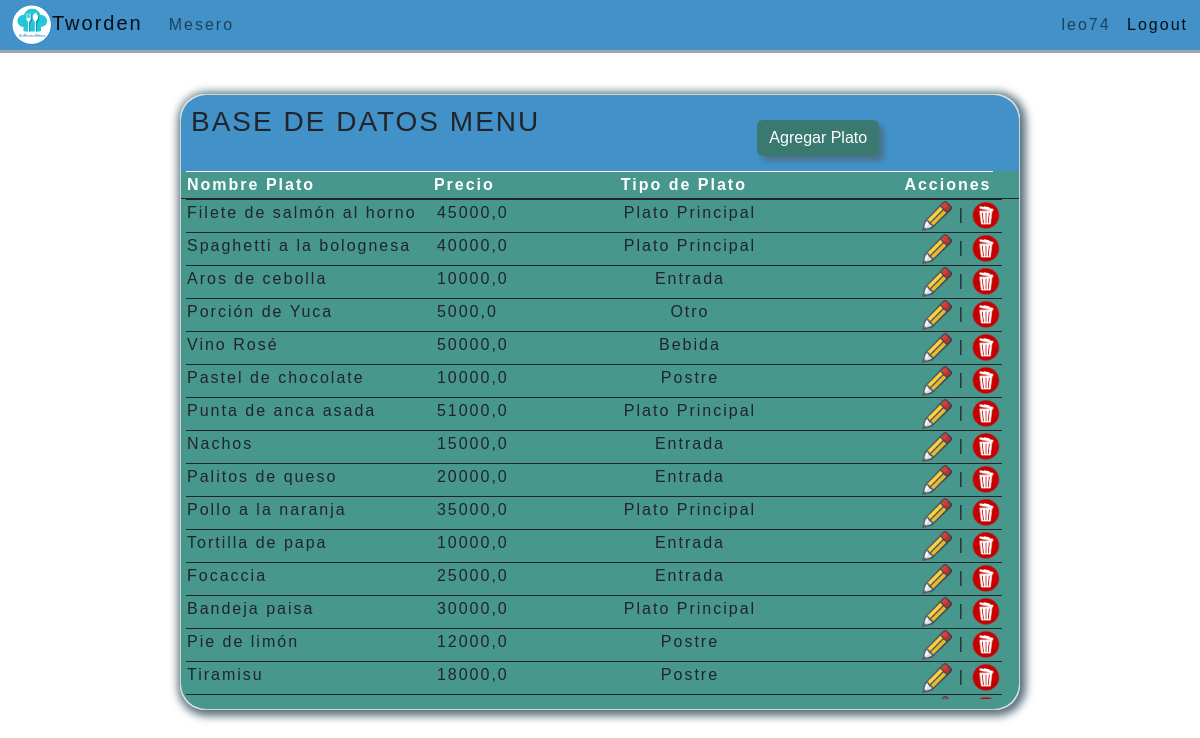
Screenshot of /menu (signed in) with the database file from the repository.
### paginas/models.py (models this page shows, shortened)
class Menu(models.Model):
    id = models.AutoField(primary_key=True)
    nombre_plato= models.CharField(max_length=155, blank=False, null=False)
    precio= models.FloatField(null=False, blank=False)
    descripcion= models.TextField(max_length=255, blank=True, null=True)
    tipo_plato= models.CharField (
        max_length=50,
        choices=[('Entrada', 'Entrada'), ('Plato Principal', 'Plato Principal'), ('Postre', 'Postre'), ('Bebida', 'Bebida'), ('Otro', 'Otro')]
    )

### paginas/views.py (the view)
# urls.py: path('menu', views.menu, name='menu'),
@login_required(login_url='/accounts/login/')
def menu(request):
    platos = Menu.objects.all()
    context = {'platos': platos}
    return render(request,'menu.html', context)

### paginas/templates/menu.html (shortened to what this page needs)
{% extends "base.html" %}
{% block contenido %}
{% load static %}
<br><br><br><br><br><br>
<div class="tarjeta1">
    <div class="titulo table-title">
        <div  class="row">
            <div class="col-sm-8">
                <h3> BASE DE DATOS MENU </h3>
            </div>
            <div class="col-sm-4">
                <a href="{% url 'crear-plato' %}">
                    <button type="submit" class="btn btn-primary">Agregar Plato</button>
                </a>
            </div>
        </div>
    </div>
    <table class="table1 table-borderless">
        <thead class="thead1">
        <tr class="tr1">
            <th class="th1 table-dark" >Nombre Plato</th>
            <th class="th2 table-dark" >Precio</th>
            <th class="th3 table-dark" >Tipo de Plato</th>
            <th class="th4 table-dark" >Acciones</th>
        </tr>
        </thead>
        <tbody  class="tbody1">
            {%for plato in platos%}
            <tr class="tr1">
                <td class="td1" title="{{ plato.descripcion }}">{{plato.nombre_plato}}</td>
                <td class="td2" >{{plato.precio}}</td>
                <td class="td3" >{{plato.tipo_plato}}</td>
                <td class="td4" >
                    <a href="{% url 'editar' plato.id %}"> <img src={% static 'img/icono_lapiz.png' %} width="30" height="30" alt="Editar"></a>
                    |
                    <a href="{% url 'eliminar' plato.id %}"><img src={% static 'img/icono_borrar.png' %} width="30" height="30" alt="Editar"></a>
                </td>
            </tr>
            {%endfor%}
        </tbody>
    </table>
</div>
{% endblock %}

### paginas/templates/Base.html (shortened to what this page needs)
{% load static %}
<!DOCTYPE html>
<html lang="es">
<head>
    <link href="//maxcdn.bootstrapcdn.com/font-awesome/4.1.0/css/font-awesome.min.css" rel="stylesheet">
    <link href="https://cdn.jsdelivr.net/npm/bootstrap@5.2.1/dist/css/bootstrap.min.css" rel="stylesheet">
    <link rel="stylesheet" href={% static '/CSS/base.css' %}>
    <link rel="stylesheet" href={% static '/CSS/mesas.css' %}>
    <link rel="stylesheet" href={% static '/CSS/orden.css' %}>
    <link rel="stylesheet" href={% static '/CSS/cocina.css' %}>
    <link rel="stylesheet" href={% static '/CSS/menu.css' %}>
</head>
<body>
    <header>
    <nav class="navbar fixed-top navbar-expand" style="background-color: #4291c9;">
      <div class="container-fluid">
          <a class="navbar-brand" href="{% url 'ppal' %}"><img src={% static 'img/logo.png' %} alt="Logo" width="40" height="40" class="d-inline-block align-text-center">Tworden</a>
          <div class="collapse navbar-collapse" id="navbarText">
            <ul class="navbar-nav me-auto mb-2 mb-lg-0">
              {% if request.user.usuario.Cargo == 'Mesero' or request.user.usuario.Cargo == 'Administrador' %}
              <li class="nav-item">
                <a class="nav-link" href="{% url 'mesero_mesas'%}">Mesero</a>
              </li>
              {% endif %}
            </ul>
            <span class="navbar-text">
              {% if user.is_authenticated %}
              <a style="margin-right: 10px;"> {{user.username}}</a>
              <a style="text-decoration: none;" href="{% url 'logout' %}"> Logout</a>
              {% else %}
              <a href="{% url 'login' %}">iniciar sesión</a>
              {% endif %}
            </span>
          </div>
        </div>
    </nav>
    </header>
    {% block contenido %} {% endblock %}
</body>
</html>

### paginas/static/CSS/base.css (style rules this page uses)
* { margin: 0; }
html { width: 100%; height: 100% ; }
header { position: fixed; top: 0; }
body { left: 0; top: 0; width: 100%; height: 100%; background-image: url(/static/img/fondo1.jpg); background-repeat: no-repeat; background-attachment: fixed; background-size: cover; font-family:'Gill Sans', 'Gill Sans MT', Calibri, 'Trebuchet MS', sans-serif; padding: 0px; letter-spacing: 2px; font-size: 1em; }
.navbar { box-shadow: 0 3px rgba(0,0,0,0.35); max-height: 50px; }
.titulo { background: #4291c9; font-size: 24px; padding: 10px 10px 0 10px; border-radius: 25px 25px 0 0 ; }
table { border: hidden; }
.btn-primary { background: rgb(58, 121, 112); margin: 15px 5px; box-shadow: 5px 5px 5px 0 rgba(83, 83, 83, 0.5); border: none; color: rgb(255, 255, 255) }

### paginas/static/CSS/orden.css (style rules this page uses)
thead { text-align: left; }

### paginas/static/CSS/cocina.css (style rules this page uses)
li { margin: 0 2px; }

### paginas/static/CSS/menu.css (style rules this page uses)
.tarjeta1 { margin: auto; margin-top: -50px; display:flex; flex-direction:column; justify-content:space-between; width: 70%; border: 1px solid lightgray; box-shadow: 2px 2px 8px 4px rgba(46, 76, 90, 0.8); border-radius:25px; font-family: sans-serif; min-width: 450px ; }
.table1 { width: 100%; background: rgb(71, 151, 141); border-radius:0 0 25px 25px; }
.thead1, .tbody1, .tr1, .td1, .th2 .th3 .th4 .th5 { display: block; }
.tr1:after { content: ''; display: block; visibility: hidden; clear: both; }
.thead1 { width: 100%; border-bottom: solid 1px; padding-right: 15px; overflow-x: hidden; }
.tbody1 { height: 500px; overflow-y: auto; margin-bottom: 10px; margin-right: 5px; }
.tbody1 .td1, .th1 { border-top: solid 1px; margin-left: 5px; width: 30%; float: left; }
.tbody1 .td2, .th2 { border-top: solid 1px; width: 18%; float: left; }
.tbody1 .td3, .th3 { border-top: solid 1px; width: 25%; float: left; text-align: center; }
.tbody1 .td4, .th4 { border-top: solid 1px; width: 25%; float: left; text-align: right; }

### rows the page displays
Menu: nombre_plato "Filete de salmón al horno", precio "45000,0", tipo_plato "Plato Principal"
Menu: nombre_plato "Spaghetti a la bolognesa", precio "40000,0", tipo_plato "Plato Principal"
Menu: nombre_plato "Aros de cebolla", precio "10000,0", tipo_plato "Entrada"
Menu: nombre_plato "Porción de Yuca", precio "5000,0", tipo_plato "Otro"
Menu: nombre_plato "Vino Rosé", precio "50000,0", tipo_plato "Bebida"
Menu: nombre_plato "Pastel de chocolate", precio "10000,0", tipo_plato "Postre"
Menu: nombre_plato "Punta de anca asada", precio "51000,0", tipo_plato "Plato Principal"
Menu: nombre_plato "Nachos", precio "15000,0", tipo_plato "Entrada"
Menu: nombre_plato "Palitos de queso", precio "20000,0", tipo_plato "Entrada"
Menu: nombre_plato "Pollo a la naranja", precio "35000,0", tipo_plato "Plato Principal"
Menu: nombre_plato "Tortilla de papa", precio "10000,0", tipo_plato "Entrada"
Menu: nombre_plato "Focaccia", precio "25000,0", tipo_plato "Entrada"
Menu: nombre_plato "Bandeja paisa", precio "30000,0", tipo_plato "Plato Principal"
Menu: nombre_plato "Pie de limón", precio "12000,0", tipo_plato "Postre"
Menu: nombre_plato "Tiramisu", precio "18000,0", tipo_plato "Postre"

### other values shown
{{ user.username }} "leo74"
